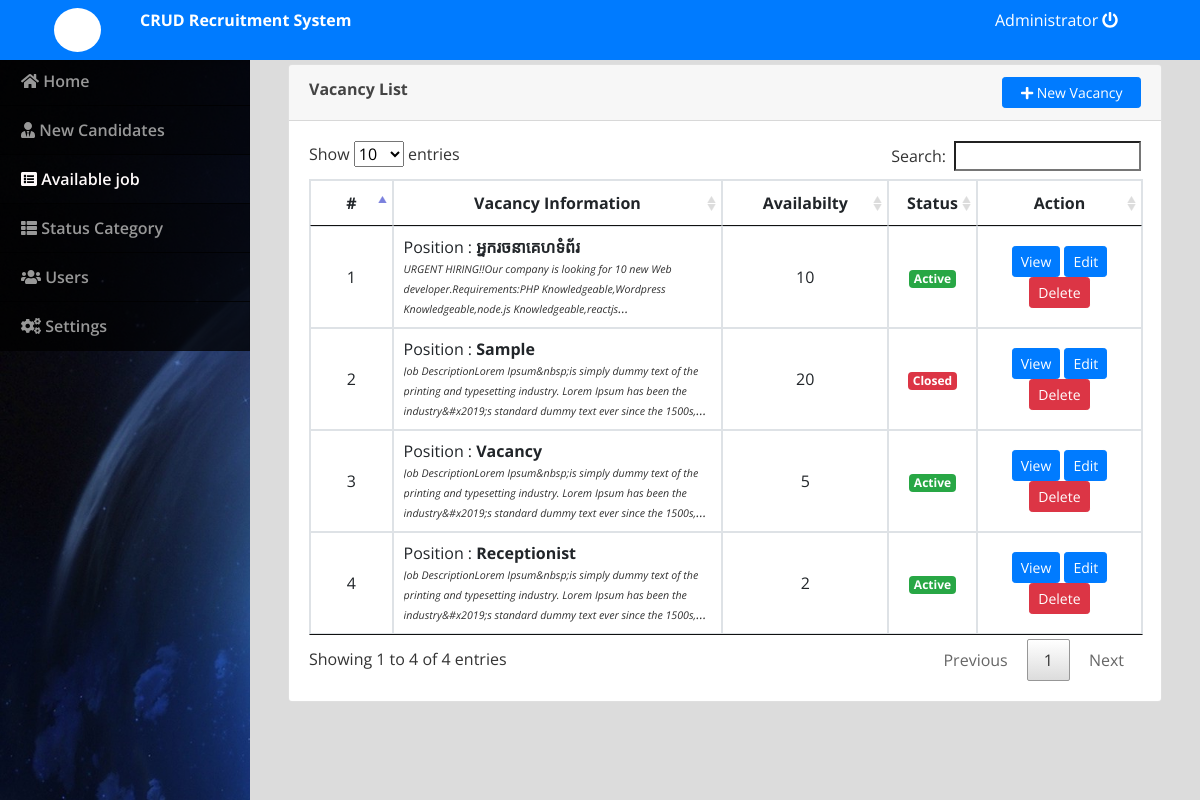
/admin/index.php?page=vacancy (signed in), run on the app's committed database.
### tables this page shows
CREATE TABLE `vacancy` (
  `id` int(30) NOT NULL,
  `position` varchar(200) NOT NULL,
  `availability` int(30) NOT NULL,
  `description` text NOT NULL,
  `status` tinyint(1) NOT NULL DEFAULT 1,
  `date_created` datetime NOT NULL DEFAULT current_timestamp()
);

### admin/vacancy.php (the view, shortened to what this page needs)
<?php include('db_connect.php');?>
<div class="container-fluid">
	<div class="col-lg-12">
		<div class="row">
			<div class="col-md-12">
				<div class="card">
					<div class="card-header">
						<div class="row">
							<div class="col-lg-12">
								<span><large><b>Vacancy List</b></large></span>
								<button class="btn btn-sm btn-block btn-primary btn-sm col-md-2 float-right" type="button" id="new_vacancy"><i class="fa fa-plus"></i> New Vacancy</button>
							</div>
						</div>
					</div>
					<div class="card-body">
						<table class="table table-bordered table-hover">
							<colgroup>
								<col width="10%">
								<col width="40%">
								<col width="20%">
								<col width="10%">
								<col width="20%">
							</colgroup>
							<thead>
								<tr>
									<th class="text-center">#</th>
									<th class="text-center">Vacancy Information</th>
									<th class="text-center">Availabilty</th>
									<th class="text-center">Status</th>
									<th class="text-center">Action</th>
								</tr>
							</thead>
							<tbody>
								<?php
								$i = 1;
								$plan = $conn->query("SELECT * FROM vacancy order by id asc");
								while($row=$plan->fetch_assoc()):
									$trans = get_html_translation_table(HTML_ENTITIES,ENT_QUOTES);
									unset($trans["\""], $trans["<"], $trans[">"], $trans["<h2"]);
									$desc = strtr(html_entity_decode($row['description']),$trans);
									$desc=str_replace(array("<li>","</li>"), array("",","), $desc);
								?>
								<tr>
									<td class="text-center"><?php echo $i++ ?></td>
									<td class="">
										<p>Position : <b><?php echo $row['position'] ?></b></p>
										<p class=" truncate"><i><small><?php echo strip_tags($desc) ?></small></i></p>
									</td>
									<td class="text-center">
										<?php echo $row['availability'] ?>
									</td>
									<td class="text-center">
										<?php if($row['status'] == 1): ?>
											<span class="badge badge-success">Active</span>
										<?php else: ?>
											<span class="badge badge-danger">Closed</span>
										<?php endif; ?>
									</td>
									<td class="text-center">
										<button class="btn btn-sm btn-primary view_vacancy" type="button" data-id="<?php echo $row['id'] ?>" >View</button>
										<button class="btn btn-sm btn-primary edit_vacancy" type="button" data-id="<?php echo $row['id'] ?>" >Edit</button>
										<button class="btn btn-sm btn-danger delete_vacancy" type="button" data-id="<?php echo $row['id'] ?>">Delete</button>
									</td>
								</tr>
								<?php endwhile; ?>
							</tbody>
						</table>
					</div>
				</div>
			</div>
		</div>
	</div>
</div>

### admin/index.php (shortened to what this page needs)
<!DOCTYPE html>
<html lang="en">
<head>
<?php
 include('./header.php');
 ?>
</head>
<body>
	<?php include 'topbar.php' ?>
	<?php include 'navbar.php' ?>
  <main id="view-panel" >
      <?php $page = isset($_GET['page']) ? $_GET['page'] :'home'; ?>
  	<?php include $page.'.php' ?>
  </main>
</body>
</html>

### admin/header.php (shortened to what this page needs)
  <link rel="stylesheet" href="assets/font-awesome/css/all.min.css">
<link href="assets/vendor/bootstrap/css/bootstrap.min.css" rel="stylesheet">
<link href="assets/vendor/icofont/icofont.min.css" rel="stylesheet">
<link href="assets/vendor/boxicons/css/boxicons.min.css" rel="stylesheet">
<link href="assets/vendor/venobox/venobox.css" rel="stylesheet">
<link href="assets/vendor/animate.css/animate.min.css" rel="stylesheet">
<link href="assets/vendor/remixicon/remixicon.css" rel="stylesheet">
<link href="assets/vendor/owl.carousel/assets/owl.carousel.min.css" rel="stylesheet">
<link href="assets/vendor/bootstrap-datepicker/css/bootstrap-datepicker.min.css" rel="stylesheet">
<link href="assets/DataTables/datatables.min.css" rel="stylesheet">
<link href="assets/css/jquery.datetimepicker.min.css" rel="stylesheet">
<link href="assets/css/select2.min.css" rel="stylesheet">
<link href="assets/css/style.css" rel="stylesheet">
<link type="text/css" rel="stylesheet" href="assets/css/jquery-te-1.4.0.css">

### admin/topbar.php (shortened to what this page needs)
<nav class="navbar navbar-light fixed-top bg-primary" style="padding:0;">
  <div class="container-fluid mt-2 mb-2">
  	<div class="col-lg-12">
  		<div class="col-md-1 float-left" style="display: flex;">
  			<div class="logo">
  				<span class="fa fa-hands-helping"></span>
  			</div>
  		</div>
      <div class="col-md-4 float-left text-white">
        <large><b>CRUD Recruitment System</b></large>
      </div>
	  	<div class="col-md-2 float-right text-white">
	  		<a href="ajax.php?action=logout" class="text-white"><?php echo $_SESSION['login_name'] ?> <i class="fa fa-power-off"></i></a>
	    </div>
    </div>
  </div>
</nav>

### admin/navbar.php (shortened to what this page needs)
<nav id="sidebar" class='mx-lt-5 bg-dark' >
		<div class="sidebar-list">
				<a href="index.php?page=home" class="nav-item nav-home"><span class='icon-field'><i class="fa fa-home"></i></span> Home</a>
				<a href="index.php?page=applications" class="nav-item nav-applications"><span class='icon-field'><i class="fa fa-user-tie"></i></span> New Candidates</a>
				<a href="index.php?page=vacancy" class="nav-item nav-vacancy"><span class='icon-field'><i class="fa fa-list-alt"></i></span> Available job</a>
				<a href="index.php?page=recruitment_status" class="nav-item nav-recruitment_status"><span class='icon-field'><i class="fa fa-th-list"></i></span> Status Category</a>
				<?php if($_SESSION['login_type'] == 1): ?>
				<a href="index.php?page=users" class="nav-item nav-users"><span class='icon-field'><i class="fa fa-users"></i></span> Users</a>
				<a href="index.php?page=site_settings" class="nav-item nav-site_settings"><span class='icon-field'><i class="fa fa-cogs"></i></span> Settings</a>
			<?php endif; ?>
		</div>
</nav>

### admin/assets/css/style.css (style rules this page uses)
body { font-family: "Open Sans", sans-serif; color: #444444; width: 100%; height: calc(100%); }
a { color: #1977cc; }
nav#sidebar { height: calc(100%); position: fixed; z-index: 99; left: 0; width: 250px; background: url(../../../assets/img/travel-cover.jpg); background-repeat: no-repeat; background-size: cover; }
a.nav-item { position: relative; display: block; padding: .75rem 1.25rem; margin-bottom: -1px; border: 1px solid rgba(0,0,0,.125); background-color: #000000c4; color: #989898; font-weight: 600; }
a.nav-item:hover, .nav-item.active { background-color: #000000ad; color: #fffafa; }
main#view-panel { margin-left: 250px; width:calc(100% - 250px); margin-top: 3.5rem; padding: .5em }
.truncate { overflow: hidden; text-overflow: ellipsis; display: -webkit-box; -webkit-line-clamp: 3; -webkit-box-orient: vertical; font-size: smaller; color: #000000cf; font-style: italic; }

### admin/index.php (style rules this page uses)
body { background: #80808045; }

### admin/topbar.php (style rules this page uses)
.logo { margin: auto; font-size: 20px; background: white; padding: 7px 11px; border-radius: 50% 50%; color: #FFFFFF; }

### admin/vacancy.php (style rules this page uses)
td { vertical-align: middle !important; }
td p { margin: unset }

### data on the page
vacancy: position "អ្នករចនាគេហទំព័រ", description "URGENT HIRING!!Our company is looking for 10 new Web developer.Requirements:PHP Knowledgeable,Wordpress Knowledgeable,node.js…", availability "10", status "Active"
vacancy: position "Sample", description "Job DescriptionLorem Ipsum&nbsp;is simply dummy text of the printing and typesetting industry. Lorem Ipsum has been the industry&#x2019;s standard dummy text ever since the…", availability "20", status "Closed"
vacancy: position "Vacancy", description "Job DescriptionLorem Ipsum&nbsp;is simply dummy text of the printing and typesetting industry. Lorem Ipsum has been the industry&#x2019;s standard dummy text ever since the…", availability "5", status "Active"
vacancy: position "Receptionist", description "Job DescriptionLorem Ipsum&nbsp;is simply dummy text of the printing and typesetting industry. Lorem Ipsum has been the industry&#x2019;s standard dummy text ever since the…", availability "2", status "Active"

### other printed values
$_SESSION['login_name'] "Administrator"
